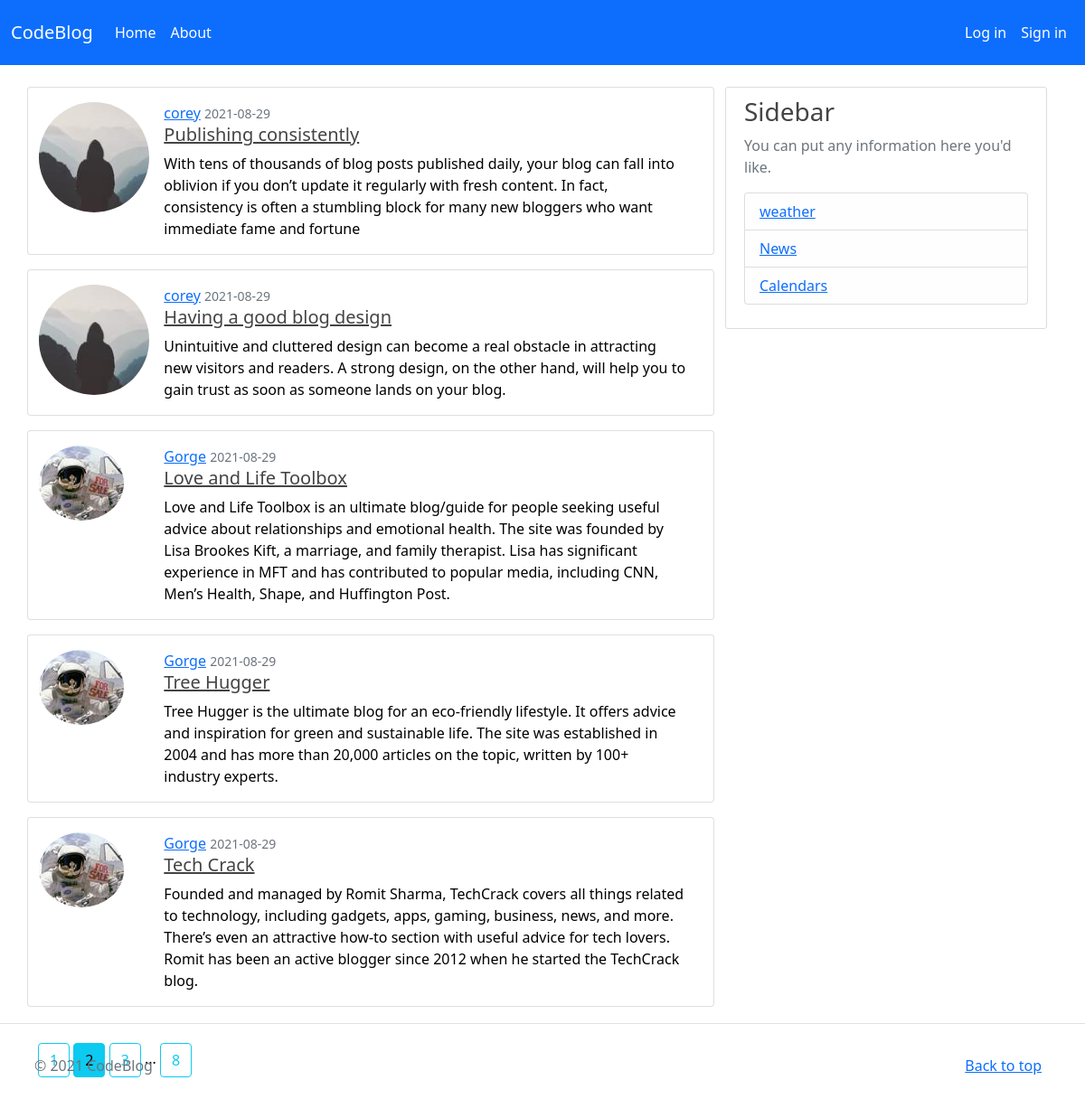
Screenshot of /?page=2 with the database file from the repository.
### blog_app/models.py (models this page shows, shortened)
class Post(db.Model, UserMixin):
    id = db.Column(db.Integer, primary_key=True)
    title = db.Column(db.String(100), nullable=False)
    date_posted = db.Column(db.DateTime, nullable=False, default=datetime.utcnow)
    content = db.Column(db.Text, nullable=False)
    user_id = db.Column(db.Integer, db.ForeignKey('user.id'),nullable=False)

class User(db.Model, UserMixin):
    id = db.Column(db.Integer, primary_key=True)
    username = db.Column(db.String(10), unique=True, nullable=False)
    email = db.Column(db.String(20), unique=True, nullable=False)
    image_file = db.Column(db.String(20), nullable=False, default='default.jpg')
    password = db.Column(db.String(20), nullable=False)
    posts = db.relationship('Post', backref='author', lazy=True)

### blog_app/main/routes.py (the view)
@main.route('/')
def home():
    page=request.args.get('page',1,type=int)
    posts=Post.query.order_by(Post.date_posted.desc()).paginate(page=page,per_page=5)
    return render_template('home.html',posts=posts)

### blog_app/templates/home.html
{% extends "layout.html" %}
{% block content %}
<article>
  {% for post in posts.items %}
  <div class="row justify-content-center">
    <div class="card mb-3" style="max-width: auto;max-height:auto;">
      <div class="row g-0">
        <div class="col">
          <img class="img-fluid rounded-circle  mt-3"
            src="{{url_for('static',filename='profile_pics/'+post.author.image_file)}}">
        </div>
        <div class="col-10">
          <div class="card-body">
            <a class="mr-2" href="{{url_for('users.user_posts',username=post.author.username)}}">{{ post.author.username
              }}</a>
            <small class="text-muted">{{ post.date_posted.strftime('%Y-%m-%d') }}</small>
            <h5 class="card-title"> <a class="article-title" href="{{url_for('posts.post', post_id = post.id)}}">{{ post.title
                }}</a></h5>
            <p class="card-text">{{ post.content }}</p>
          </div>
        </div>
      </div>
    </div>
  </div>
  {% endfor %}
  {% for page_num in posts.iter_pages(left_edge=1, right_edge=1, left_current=1, right_current=2) %}
  {% if page_num %}
  {% if posts.page==page_num %}
  <a class="btn btn-info mb-4 mt-4" href="{{url_for('main.home', page=page_num)}}">{{page_num}}</a>
  {% else %}
  <a class="btn btn-outline-info mb-4 mt-4" href="{{url_for('main.home', page=page_num)}}">{{page_num}}</a>
  {% endif %}
  {% else %}
  ...
  {% endif %}
  {% endfor %}
  {% endblock %}

### blog_app/static/main.css (style rules this page uses)
body { background: #ffffff; color: #000000; }
h1, h2, h3, h4, h5, h6 { color: #444444; }
.article-title { color: #444444; }

### rows the page displays
Post: image_file (picture), author.username "corey", date_posted "2021-08-29", title "Publishing consistently", content "With tens of thousands of blog posts published daily, your blog can fall into oblivion if you don’t update it regularly with fresh content. In fact, consistency is often a stumbling block for many new bloggers who want immediate fame and fortune"
Post: image_file (picture), author.username "corey", date_posted "2021-08-29", title "Having a good blog design", content "Unintuitive and cluttered design can become a real obstacle in attracting new visitors and readers. A strong design, on the other hand, will help you to gain trust as soon as someone lands on your blog."
Post: image_file (picture), author.username "Gorge", date_posted "2021-08-29", title "Love and Life Toolbox", content "Love and Life Toolbox is an ultimate blog/guide for people seeking useful advice about relationships and emotional health. The site was founded by Lisa Brookes Kift, a marriage, and family therapist. Lisa has significant experience in MFT and has contributed to popular media, including CNN, Men’s Health, Shape, and Huffington Post."
Post: image_file (picture), author.username "Gorge", date_posted "2021-08-29", title "Tree Hugger", content "Tree Hugger is the ultimate blog for an eco-friendly lifestyle. It offers advice and inspiration for green and sustainable life. The site was established in 2004 and has more than 20,000 articles on the topic, written by 100+ industry experts."
Post: image_file (picture), author.username "Gorge", date_posted "2021-08-29", title "Tech Crack", content "Founded and managed by Romit Sharma, TechCrack covers all things related to technology, including gadgets, apps, gaming, business, news, and more. There’s even an attractive how-to section with useful advice for tech lovers. Romit has been an active blogger since 2012 when he started the TechCrack blog."

### other values shown
{{ page_num }} "1" "3" "8"
{{ page_num }} "2"
